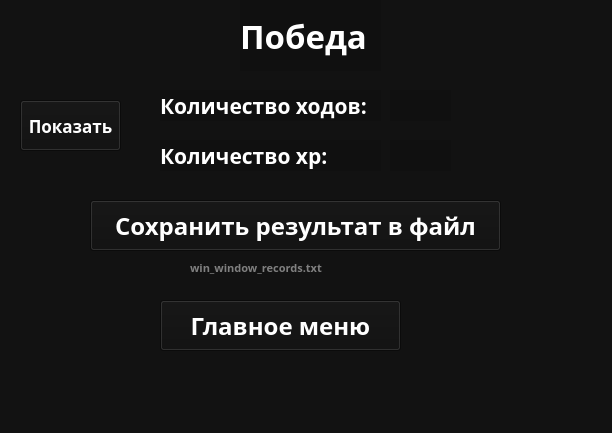
<?xml version="1.0" encoding="UTF-8"?>
<ui version="4.0">
 <class>MainWindow</class>
 <widget class="QMainWindow" name="MainWindow">
  <property name="geometry">
   <rect>
    <x>0</x>
    <y>0</y>
    <width>612</width>
    <height>433</height>
   </rect>
  </property>
  <property name="windowTitle">
   <string>MainWindow</string>
  </property>
  <property name="styleSheet">
   <string notr="true">QWidget {
	color: white;
	background-color: #121212;
	font-family: Rubik;
	font-size: 19pt;
	font-weight: 600;
}</string>
  </property>
  <widget class="QWidget" name="centralwidget">
   <property name="styleSheet">
    <string notr="true">QWidget {
	color: white;
	background-color: #121212;
	font-family: Ravie;
	font-size: 19pt;
	font-weight: 600;
}</string>
   </property>
   <widget class="QLabel" name="label">
    <property name="geometry">
     <rect>
      <x>240</x>
      <y>0</y>
      <width>141</width>
      <height>71</height>
     </rect>
    </property>
    <property name="styleSheet">
     <string notr="true">QWidget {
	color: white;
	background-color: #101010;
	font-family: Rubik;
	font-size: 25pt;
	font-weight: 600;
}</string>
    </property>
    <property name="text">
     <string>Победа</string>
    </property>
   </widget>
   <widget class="QLabel" name="label_2">
    <property name="geometry">
     <rect>
      <x>160</x>
      <y>90</y>
      <width>221</width>
      <height>31</height>
     </rect>
    </property>
    <property name="styleSheet">
     <string notr="true">QWidget {
	color: white;
	background-color: #101010;
	font-family: Rubik;
	font-size: 16pt;
	font-weight: 600;
}</string>
    </property>
    <property name="text">
     <string>Количество ходов:</string>
    </property>
   </widget>
   <widget class="QLabel" name="label_3">
    <property name="geometry">
     <rect>
      <x>390</x>
      <y>90</y>
      <width>61</width>
      <height>31</height>
     </rect>
    </property>
    <property name="styleSheet">
     <string notr="true">QWidget {
	color: white;
	background-color: #101010;
	font-family: Rubik;
	font-size: 12pt;
	font-weight: 600;
}</string>
    </property>
    <property name="text">
     <string/>
    </property>
   </widget>
   <widget class="QLabel" name="label_4">
    <property name="geometry">
     <rect>
      <x>390</x>
      <y>140</y>
      <width>61</width>
      <height>31</height>
     </rect>
    </property>
    <property name="styleSheet">
     <string notr="true">QWidget {
	color: white;
	background-color: #101010;
	font-family: Rubik;
	font-size: 12pt;
	font-weight: 600;
}</string>
    </property>
    <property name="text">
     <string/>
    </property>
   </widget>
   <widget class="QLabel" name="label_5">
    <property name="geometry">
     <rect>
      <x>160</x>
      <y>140</y>
      <width>221</width>
      <height>31</height>
     </rect>
    </property>
    <property name="styleSheet">
     <string notr="true">QWidget {
	color: white;
	background-color: #101010;
	font-family: Rubik;
	font-size: 16pt;
	font-weight: 600;
}</string>
    </property>
    <property name="text">
     <string>Количество xp:</string>
    </property>
   </widget>
   <widget class="QPushButton" name="pushButton">
    <property name="geometry">
     <rect>
      <x>20</x>
      <y>100</y>
      <width>101</width>
      <height>51</height>
     </rect>
    </property>
    <property name="styleSheet">
     <string notr="true">QWidget {
	color: white;
	background-color: #101010;
	font-family: Rubik;
	font-size: 13pt;
	font-weight: 600;
}</string>
    </property>
    <property name="text">
     <string>Показать</string>
    </property>
   </widget>
   <widget class="QPushButton" name="Start_end">
    <property name="geometry">
     <rect>
      <x>160</x>
      <y>300</y>
      <width>241</width>
      <height>51</height>
     </rect>
    </property>
    <property name="styleSheet">
     <string notr="true">QWidget {
	color: white;
	background-color: #101010;
	font-family: Rubik;
	font-size: 18pt;
	font-weight: 600;
}</string>
    </property>
    <property name="text">
     <string>Главное меню</string>
    </property>
   </widget>
   <widget class="QPushButton" name="save_result">
    <property name="geometry">
     <rect>
      <x>90</x>
      <y>200</y>
      <width>411</width>
      <height>51</height>
     </rect>
    </property>
    <property name="styleSheet">
     <string notr="true">QWidget {
	color: white;
	background-color: #101010;
	font-family: Rubik;
	font-size: 18pt;
	font-weight: 600;
}</string>
    </property>
    <property name="text">
     <string>Сохранить результат в файл</string>
    </property>
   </widget>
   <widget class="QLabel" name="label_6">
    <property name="geometry">
     <rect>
      <x>190</x>
      <y>260</y>
      <width>181</width>
      <height>16</height>
     </rect>
    </property>
    <property name="styleSheet">
     <string notr="true">QWidget {
	color: grey;
	font-family: Rubik;
	font-size: 8pt;
	font-weight: 600;
}</string>
    </property>
    <property name="text">
     <string>win_window_records.txt</string>
    </property>
   </widget>
  </widget>
  <widget class="QMenuBar" name="menubar">
   <property name="geometry">
    <rect>
     <x>0</x>
     <y>0</y>
     <width>612</width>
     <height>36</height>
    </rect>
   </property>
  </widget>
  <widget class="QStatusBar" name="statusbar"/>
 </widget>
 <resources/>
 <connections/>
</ui>
